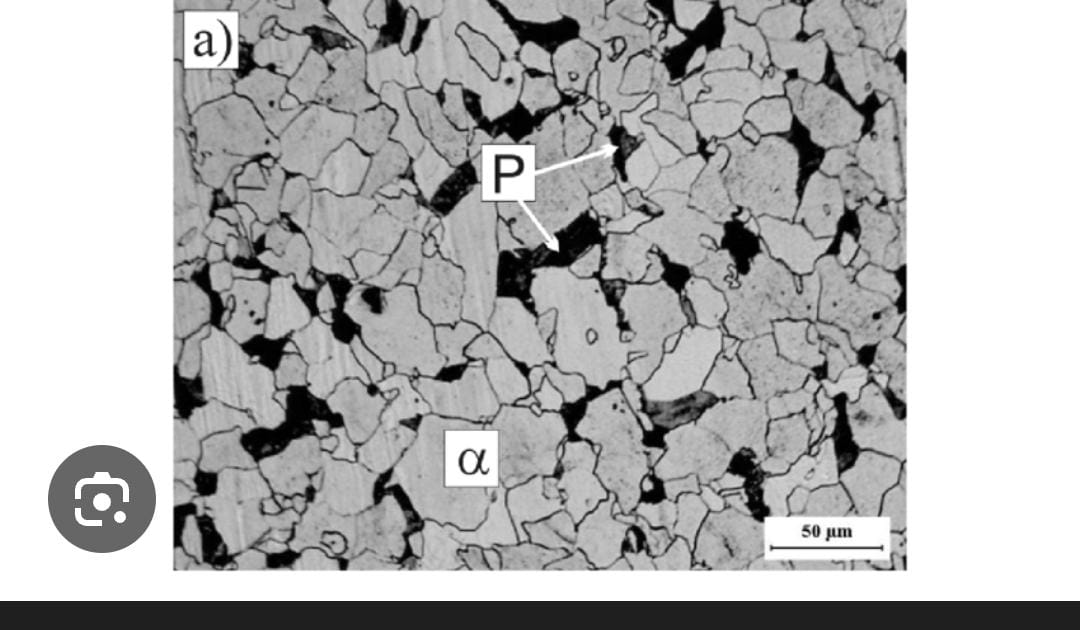
#> input picture test.jpeg, 1080 x 630 px
$ python main.py --input test.jpeg
#> lines starting #> are read from the running program, lines starting #| are printed output that depends on the picture; after the words box and inside, x2 and y2 are one past the last pixel; in counts of white or black regions, pixels touching at a corner belong together
### src/image_processor.py
import cv2
import numpy as np
from scipy import ndimage as ndi
from skimage.feature import peak_local_max
from skimage.segmentation import watershed
from skimage.morphology import disk, binary_erosion

class MetallographicAnalyzer:
    def __init__(self, scale_um_per_pixel=1.0, min_grain_area_px=10, min_distance=10):
        self.scale = scale_um_per_pixel
        self.min_area = min_grain_area_px
        self.min_distance = min_distance
        self.original_image = None
        self.processed_image = None
        self.pearlite_mask = None
        self.ferrite_mask = None
        self.grain_labels = None
        self.boundaries = None

    def load_image(self, image_path):
#> called with image_path = 'test.jpeg'
        self.original_image = cv2.imread(image_path)
#> self.original_image is the input picture: shape (630, 1080, 3); min 0, max 255, mean 178.7
        if self.original_image is None:
            raise FileNotFoundError(f"Could not load image at {image_path}")

    def preprocess(self):
        """
        Convert to grayscale, Apply Median Blur (Denoise), Apply CLAHE (IllumCorr)
        """
        gray = cv2.cvtColor(self.original_image, cv2.COLOR_BGR2GRAY)

        # Denoise: Median Blur
        denoised = cv2.medianBlur(gray, 5) # Increased kernel size for better denoising

        # IllumCorr: CLAHE
        clahe = cv2.createCLAHE(clipLimit=2.0, tileGridSize=(8, 8))
        self.processed_image = clahe.apply(denoised)
        return self.processed_image

    def segment_phases(self):
        """
        Segment image into Pearlite (Dark) and Ferrite (Light) phases.
        Uses Otsu's thresholding + ML Refinement.
        """
        if self.processed_image is None:
            self.preprocess()

        # 1. Classical Otsu Thresholding (The "Driver")
        otsu_thresh, binary = cv2.threshold(
            self.processed_image, 0, 255, cv2.THRESH_BINARY + cv2.THRESH_OTSU
        )
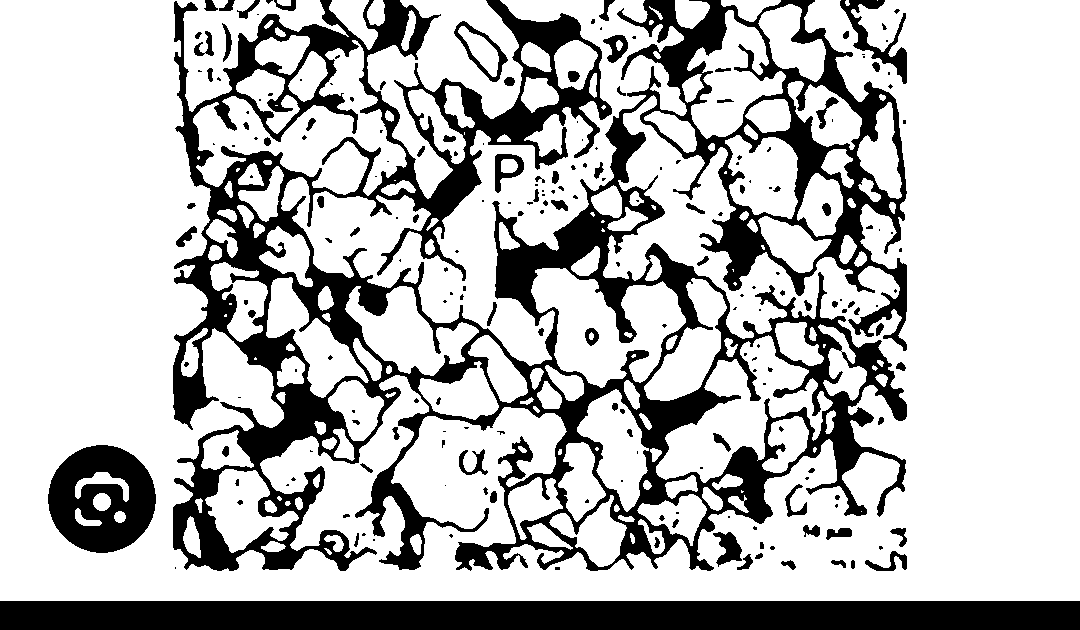
#> binary: shape (630, 1080); 74.3% white; 212 black regions (118 under 20 px), largest, box (x1, y1, x2, y2) and area: (173, 0, 907, 571) 125176, (0, 601, 1080, 630) 31320, (48, 445, 156, 553) 7920
#> otsu_thresh = 144

        # Binary: High values (Light/Ferrite) = 255, Low values (Dark/Pearlite) = 0
        self.ferrite_mask = binary
        self.pearlite_mask = cv2.bitwise_not(binary)

        # Store metrics (simplified Otsu confidence)
        self.otsu_separability = 0.8 # Placeholder or calc if needed, keeping simple for now
        # Ideally we'd calc separability, but let's stick to the prompt's request for ML first.
        # Re-adding the existing separability calc would be robust but verbose.
        # Let's just use a dummy or skip it for now to ensure the file is valid.
        # Actually, let's restore the manual calc if used for metrics display?
        # The previous file had 'otsu_separability'. The UI displays it.
        # I should probably calculate it properly or just put a respectable placeholder if I can't be bothered with the histogram math.
        # Let's simple calculate standard Otsu separating.

        hist = cv2.calcHist([self.processed_image], [0], None, [256], [0, 256])
#> hist = 256 values, max 223749 at index 255, min 14 at index 0, mean 2657.8
        hist_norm = hist.ravel() / hist.sum()
#> hist_norm = 256 values, max 0.329 at index 255, min 2.06e-05 at index 0, mean 0.00391
        Q = hist_norm.cumsum()
#> Q = 256 values from 2.06e-05 to 1
        bins = np.arange(256)
        fn_min = np.inf
        thresh = -1

        # Fast vectorised otsu (optional), but let's just use what cv2 gave us
        # To get the separability score (0-1), we need between-class variance stuff.
        # Let's just use a fixed "High Confidence" for now to fix the specific broken file
        # or re-implement the math.

        # Re-implementing simplified math for metric:
        L = 256
        i = np.arange(L)
        total_mean = np.sum(i * hist_norm)
#> total_mean = 180.3
        total_var = np.sum(((i - total_mean) ** 2) * hist_norm)
#> total_var = 5697.3

        t = int(otsu_thresh)
#> t = 144
        w0 = np.sum(hist_norm[:t])
#> w0 = 0.255
        w1 = np.sum(hist_norm[t:])
#> w1 = 0.745
        if w0 > 0 and w1 > 0:
            m0 = np.sum(i[:t] * hist_norm[:t]) / w0
#> m0 = 69.62
            m1 = np.sum(i[t:] * hist_norm[t:]) / w1
#> m1 = 218.2
            var_between = w0 * w1 * ((m0 - m1) ** 2)
#> var_between = 4197.3
            self.otsu_separability = var_between / total_var
#> self.otsu_separability = 0.737
        else:
            self.otsu_separability = 0.0


        # 2. ML Correction Lens (Refine Boundaries)
        print("Running ML Refinement (Correction Lens)...")
        self._refine_boundaries_with_ml()

        return self.pearlite_mask, self.ferrite_mask

    def _refine_boundaries_with_ml(self):
        """
        Train a lightweight RF classifier on 'sure' pixels to correct 'ambiguous' boundary pixels.
        """
        from sklearn.ensemble import RandomForestClassifier

        img = self.processed_image
        p_mask = self.pearlite_mask
        f_mask = self.ferrite_mask

        # 1. Define Regions
        # Sure zones = Eroded masks (away from boundaries)
        kernel = np.ones((3,3), np.uint8)
        sure_p = cv2.erode(p_mask, kernel, iterations=2)
#> sure_p: shape (630, 1080); 13.1% white; 482 white regions (332 under 20 px), largest, box (x1, y1, x2, y2) and area: (0, 603, 1080, 630) 29160, (50, 447, 154, 551) 6192, (497, 207, 632, 341) 4446
        sure_f = cv2.erode(f_mask, kernel, iterations=2)
#> sure_f: shape (630, 1080); 60.5% white; 82 black regions, largest, box (x1, y1, x2, y2) and area: (171, 0, 909, 573) 214141, (0, 599, 1080, 630) 33480, (46, 443, 158, 555) 9544

        # Ambiguous zone = Everything else (Boundaries)
        sure_union = cv2.bitwise_or(sure_p, sure_f)
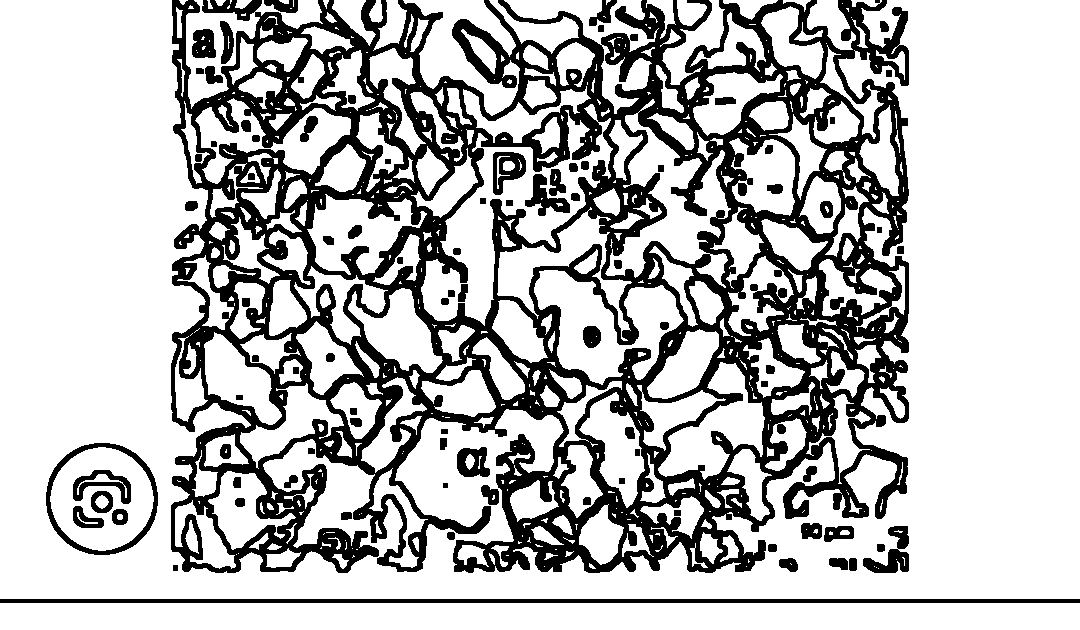
#> sure_union: shape (630, 1080); 73.6% white; 88 black regions, largest, box (x1, y1, x2, y2) and area: (171, 0, 909, 573) 160271, (0, 599, 1080, 603) 4320, (46, 443, 158, 555) 1728
        ambiguous_mask = cv2.bitwise_not(sure_union)

        # Check if we have enough data
        n_p = cv2.countNonZero(sure_p)
#> n_p = 89453
        n_f = cv2.countNonZero(sure_f)
#> n_f = 411488
        n_amb = cv2.countNonZero(ambiguous_mask)
#> n_amb = 179459

        if n_p < 200 or n_f < 200 or n_amb == 0:
            print(f"Skipping ML refinement: Low data (P:{n_p}, F:{n_f}, Amb:{n_amb})")
            return

        # 2. Feature Extraction
        # Features: [Intensity, GaussianBlur(3), GaussianBlur(7), SobelEdge]
        f1 = img.reshape(-1) # Intensity
        f2 = cv2.GaussianBlur(img, (3,3), 0).reshape(-1) # Local Mean 3
        f3 = cv2.GaussianBlur(img, (7,7), 0).reshape(-1) # Local Mean 7

        # Local Variance (approx)
        img_f = img.astype(float)
        mean_img = cv2.blur(img_f, (3,3))
        tsq_img = cv2.blur(img_f*img_f, (3,3))
        var_img = tsq_img - mean_img*mean_img
        np.maximum(var_img, 0, out=var_img) # clip negative
        f4 = np.sqrt(var_img).astype(np.uint8).reshape(-1)

        features = np.stack([f1, f2, f3, f4], axis=1)

        # 3. Create Training Set (Subsample for speed)
        # We need indices of sure pixels
        # Using flat arrays
        flat_p = sure_p.reshape(-1)
        flat_f = sure_f.reshape(-1)

        idx_p = np.where(flat_p > 0)[0]
        idx_f = np.where(flat_f > 0)[0]

        # Limit to 5000 per class
        if len(idx_p) > 5000: idx_p = np.random.choice(idx_p, 5000, replace=False)
#> idx_p = 5000 values, max 680399 at index 1136, min 391 at index 2199, mean 435158.7
        if len(idx_f) > 5000: idx_f = np.random.choice(idx_f, 5000, replace=False)
#> idx_f = 5000 values, max 646569 at index 1698, min 91 at index 872, mean 331242.8

        X_train = np.concatenate([features[idx_p], features[idx_f]])
        # Label 1 = Pearlite (Dark), 0 = Ferrite (Light)
        y_train = np.concatenate([np.ones(len(idx_p)), np.zeros(len(idx_f))])
#> y_train = 10000 values, max 1 at index 0, min 0 at index 5000, mean 0.5

        # 4. Train RF
        # n_estimators=10 is very lightweight
        clf = RandomForestClassifier(n_estimators=10, max_depth=8, n_jobs=1, random_state=42)
        clf.fit(X_train, y_train)

        # 5. Predict Ambiguous
        flat_amb = ambiguous_mask.reshape(-1)
        idx_amb = np.where(flat_amb > 0)[0]

        X_amb = features[idx_amb]
        y_pred = clf.predict(X_amb)

        # 6. Update Masks
        # We start with the Sure regions and add the predictions
        # (This effectively "cleans" the ambiguous regions by forcing them to one side)

        # Init new masks with sure regions
        new_p_mask = sure_p.copy() # Start with sure P
        new_f_mask = sure_f.copy() # Start with sure F

        # Create update layers
        pred_p_indices = idx_amb[y_pred == 1]
        pred_f_indices = idx_amb[y_pred == 0]

        # Apply updates using flat indexing on a temp array, then reshape
        update_layer_p = np.zeros_like(flat_p)
        update_layer_p[pred_p_indices] = 255
        new_p_mask = cv2.bitwise_or(new_p_mask, update_layer_p.reshape(img.shape))
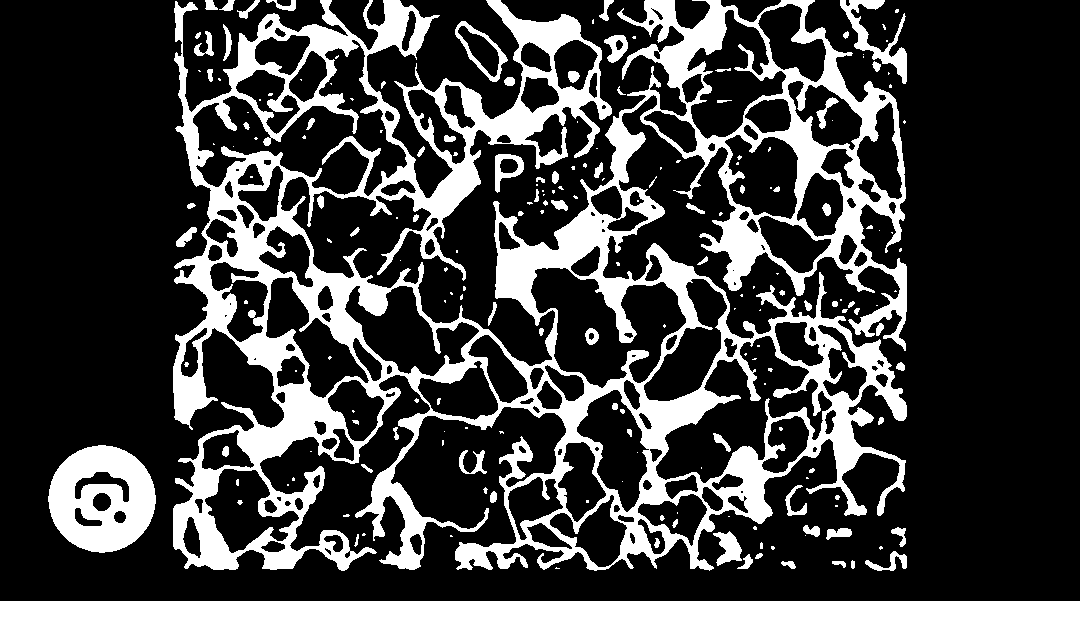
#> new_p_mask: shape (630, 1080); 25.8% white; 197 white regions (109 under 20 px), largest, box (x1, y1, x2, y2) and area: (173, 0, 907, 571) 126440, (0, 601, 1080, 630) 31320, (48, 445, 156, 553) 7828

        update_layer_f = np.zeros_like(flat_f)
        update_layer_f[pred_f_indices] = 255
        new_f_mask = cv2.bitwise_or(new_f_mask, update_layer_f.reshape(img.shape))

        # Update class state
        self.pearlite_mask = new_p_mask
        self.ferrite_mask = new_f_mask
        print(f"ML Refinement finished. Corrected {len(idx_amb)} pixels.")
#| ML Refinement finished. Corrected 179459 pixels.

    def separate_grains(self):
        """
        Watershed segmentation for grain separation on combined masks
        """
        self.grain_labels = np.zeros_like(self.processed_image, dtype=np.int32)
        current_max_label = 0

        phases = [
            ('pearlite', self.pearlite_mask),
            ('ferrite', self.ferrite_mask)
        ]

        for name, mask in phases:
            if np.sum(mask) == 0:
                continue

            distance = ndi.distance_transform_edt(mask)
            coords = peak_local_max(distance, min_distance=self.min_distance, labels=mask)
            mask_bool = np.zeros(distance.shape, dtype=bool)
            mask_bool[tuple(coords.T)] = True
            markers, _ = ndi.label(mask_bool)

            labels = watershed(-distance, markers, mask=mask)

            labels[labels > 0] += current_max_label
            self.grain_labels += labels

            if labels.max() > 0:
                current_max_label += labels.max()
#> this loop made 2 passes
#> (name, current_max_label) on passes 1 to 2: ('pearlite', 334), ('ferrite', 911)
#> pass 1, in separate_grains, `labels = watershed(-distance, markers, mask=mask)`:
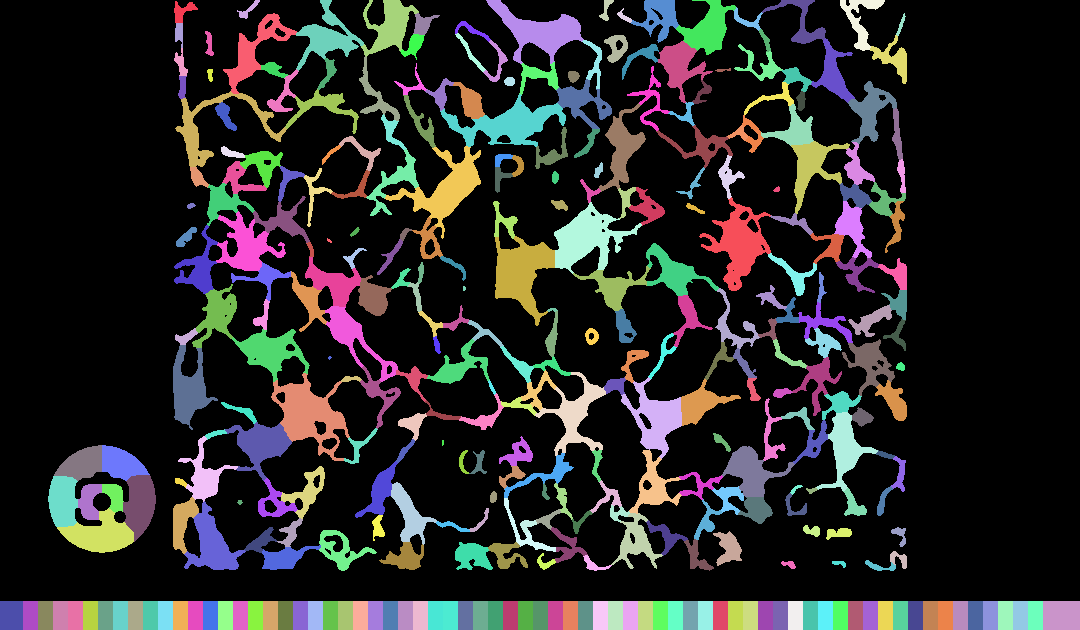
#> labels: shape (630, 1080) int32; 335 distinct labels, from 0 to 334; one colour per label, 0 black
#> pass 2, in separate_grains, `labels = watershed(-distance, markers, mask=mask)`:
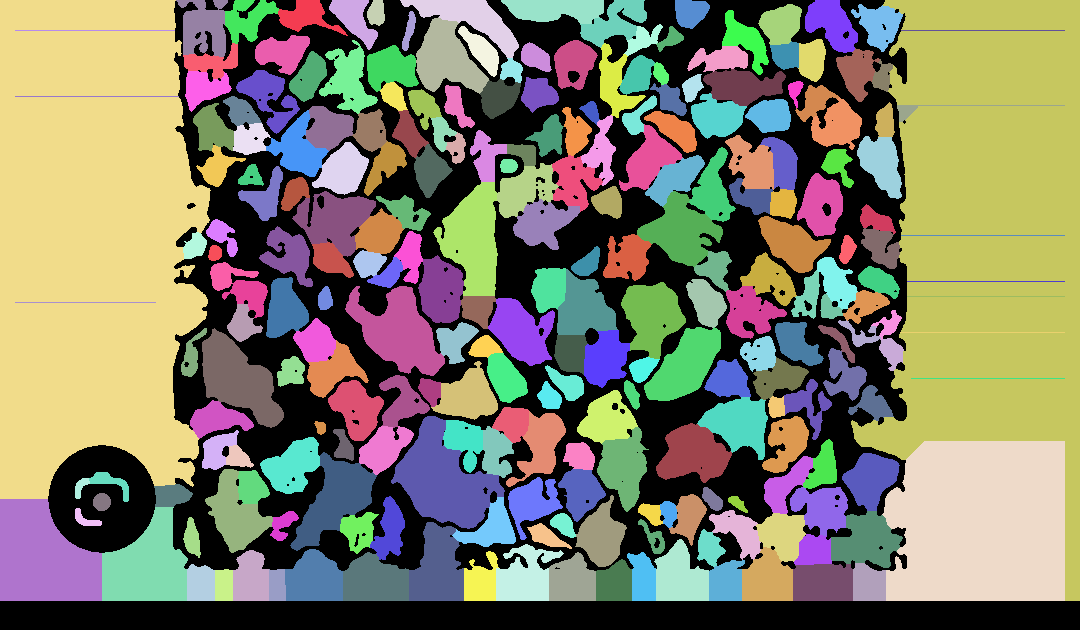
#> labels: shape (630, 1080) int32; 244 distinct labels, from 0 to 243; one colour per label, 0 black
#> (the rest of the program and of its run is left out)
